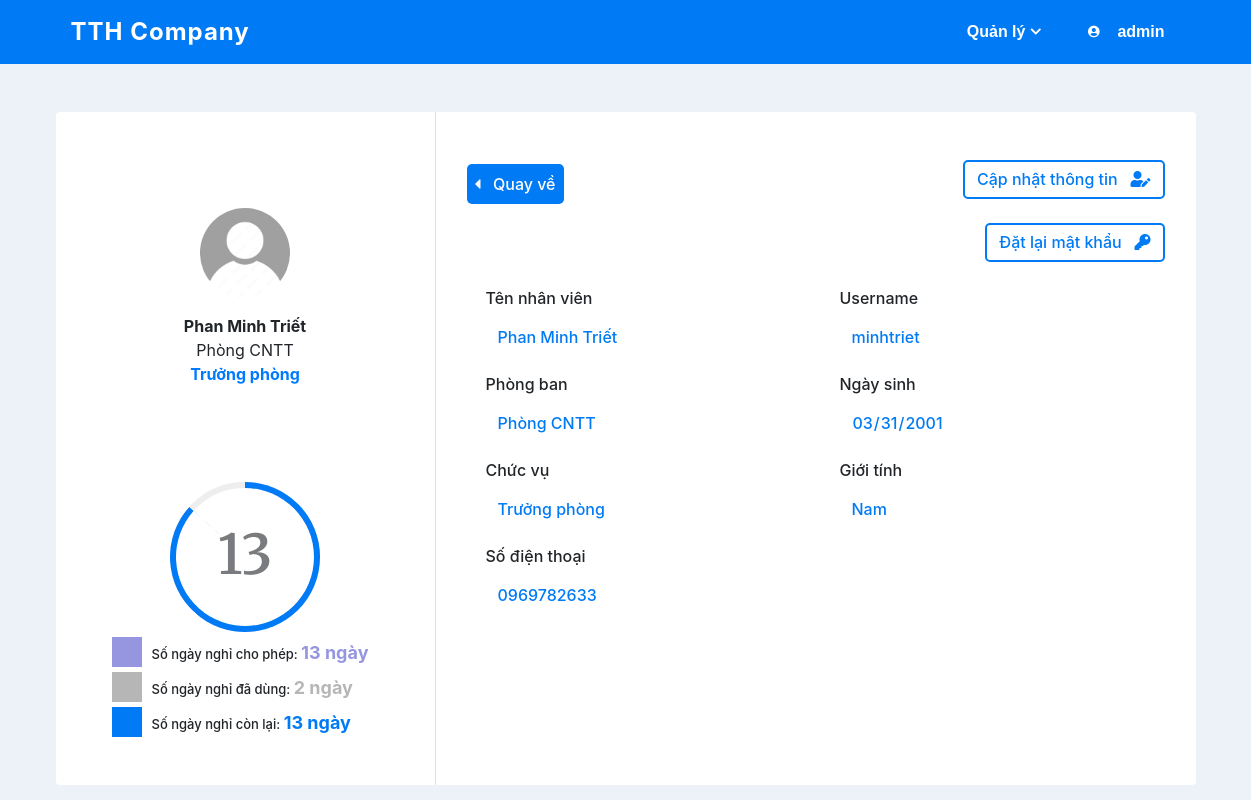
/view/User/UserDetail.php?user_id=2 (signed in), run on the app's committed database.
### tables this page shows
CREATE TABLE `USERS` (
  `user_id` int NOT NULL,
  `user_name` varchar(20) NOT NULL,
  `password` varchar(255) NOT NULL,
  `user_role` varchar(15) NOT NULL,
  `ho_ten` varchar(100) DEFAULT NULL,
  `gioi_tinh` varchar(3) DEFAULT NULL,
  `ngay_sinh` date DEFAULT NULL,
  `sdt` varchar(10) DEFAULT NULL,
  `anh_dai_dien` varchar(255) DEFAULT NULL,
  `active` tinyint(1) DEFAULT '1',
  `so_absence_max` int DEFAULT NULL,
  `phong_ban_id` int DEFAULT NULL,
  `status` int DEFAULT NULL
);

CREATE TABLE `PHONG_BAN` (
  `phong_ban_id` int NOT NULL,
  `ten_phong` varchar(30) NOT NULL,
  `mo_ta` varchar(2550) DEFAULT NULL
);

### www/api/User/UserGet.api.php (called while the page is built, shortened)
<?php
    function _get_user_information($p_user_id){
        $conn = connection();
        $stmt = $conn->prepare("SELECT `USERS`.*, `PHONG_BAN`.* FROM `USERS`, `PHONG_BAN` WHERE `USERS`.`phong_ban_id` = `PHONG_BAN`.`phong_ban_id` and `USERS`.`user_id` = ?");
        $stmt->bind_param("s", $user_id);
        $user_id = $p_user_id;
        $stmt->execute();
        $result = $stmt->get_result();
        $user_info = $result->fetch_assoc();
        return $user_info;
    }
    function _get_day_off_used($p_user_id){
        $conn = connection();
        $stmt = $conn->prepare("CALL _get_current_day_off_used(?)");
        $stmt->bind_param("s", $user_id);
        $stmt->execute();
        $result = $stmt->get_result();
        $day_used = $result->fetch_assoc();
        return $day_used['day_used'];
    }
?>

### www/api/Department/DepartmentGet.api.php (called while the page is built, shortened)
<?php
    function _get_list_departments() {
        $conn = connection();
        $stmt = $conn->prepare("SELECT * FROM `PHONG_BAN` WHERE `ten_phong` != N'Phòng giám đốc' ORDER BY `PHONG_BAN`.`phong_ban_id` asc");
        $stmt->execute();
        $departments = $stmt->get_result();
        return $departments;
    }
?>

### www/view/User/UserDetail.php (the view, shortened to what this page needs)
<!DOCTYPE html>
<html lang="en">
<head>
    <link rel="stylesheet" href="https://maxcdn.bootstrapcdn.com/bootstrap/4.5.2/css/bootstrap.min.css">
    <link rel="stylesheet" href="/style.css">
    <link rel="stylesheet" href="https://maxcdn.bootstrapcdn.com/font-awesome/4.4.0/css/font-awesome.min.css">
    <link rel="stylesheet" href="https://cdnjs.cloudflare.com/ajax/libs/normalize/8.0.1/normalize.min.css">
    <link rel="stylesheet" href="https://cdnjs.cloudflare.com/ajax/libs/font-awesome/5.15.4/css/all.min.css">
</head>
<body>
    <?php
        require_once("../../api/User/UserGet.api.php");
        require_once("../../api/Department/DepartmentGet.api.php");
        $userInfo = _get_user_information($_GET['user_id']);
        $day_used = _get_day_off_used($_GET['user_id']);
    ?>
    <?php
        require("../../view/Common/Header.php");
    ?>
    <div class="body-layout">
        <div class="container">
            <div class="row rounded bg-white mt-5 user-detail">
                <div class="col-md-4 border-right">
                    <div class="d-flex flex-column align-items-center text-center p-3 py-5">
                        <img class="rounded-circle mt-5" src="
                                                        <?php
                                                            if (!empty($userInfo['anh_dai_dien'])) {
                                                                echo ($userInfo['anh_dai_dien']);
                                                            }
                                                            else {
                                                                echo '/images/user_avt/default_avt.jpg';
                                                            }
                                                        ?>" width="90">
                        <span class="font-weight-bold mt-3"><?php echo $userInfo['ho_ten'] ?></span>
                        <span><?php echo $userInfo['ten_phong'] ?></span>
                        <span class="text-primary font-weight-bold"><?php if($userInfo['status'] == 0){echo "Nhân viên";}else{echo "Trưởng phòng";} ?></span>
                    </div>
                    <div class="d-flex flex-column align-items-center text-center p-3 py-5">
                        <div class="progress mx-auto" data-value='<?php echo ($userInfo['so_absence_max'] - $day_used)/$userInfo['so_absence_max']*100; ?>'>
                            <span class="progress-left">
                                            <span class="progress-bar border-primary"></span>
                            </span>
                            <span class="progress-right">
                                            <span class="progress-bar border-primary"></span>
                            </span>
                            <div class="progress-value w-100 h-100 rounded-circle d-flex align-items-center justify-content-center">
                                <div class="total-day"><?php echo $userInfo['so_absence_max'] - $day_used; ?><sup class="small"><i></i></sup></div>
                            </div>
                        </div>
                        <div class="document-block">
                            <div class="date-bank">
                                <span></span>
                                <span>Số ngày nghỉ cho phép: <span class="text-value"><?php echo $userInfo['so_absence_max'] - $day_used; ?> ngày</span></span>
                            </div>
                            <div class="date-used">
                                <span></span>
                                <span>Số ngày nghỉ đã dùng: <span class="text-value"><?php echo $day_used; ?> ngày</span></span>
                            </div>
                            <div class="date-remaining">
                                <span></span>
                                <span>Số ngày nghỉ còn lại: <span class="text-value"><?php echo $userInfo['so_absence_max'] - $day_used; ?> ngày</span></span>
                            </div>
                        </div>
                    </div>
                </div>
                <div class="col-md-8">
                    <div class="p-3 py-5">
                        <div class="d-flex justify-content-between align-items-center mb-3">
                            <div class="d-flex flex-row align-items-center">
                                <div href="/view/User/UserDetail.php" class="p-2" id="prev-link">
                                    <i class="fas fa-caret-left mr-2"></i>
                                    <h6>Quay về</h6>
                                </div>
                            </div>
                            <h6 class="text-right primary-text user-edit-btn" id="edit-mode-btn" value="<?php echo $userInfo['user_id'] ?>">Cập nhật thông tin &nbsp; <i class="fas fa-user-edit"></i></h6>
                        </div>
                        <div class="d-flex justify-content-end align-items-center mb-3">
                            <h6 class="text-right primary-text user-edit-btn" id="reset-mode-btn" data-toggle="modal" data-target="#userResetModal">Đặt lại mật khẩu &nbsp; <i class="fas fa-key"></i></h6>
                        </div>
                        <form class="user-detail-form" id="user_update_form">
                            <div class="form-row">
                                <div class="form-group col-md-6 px-4">
                                    <label for="user-name-info">Tên nhân viên</label>
                                    <input type="text" class="form-control" id="ho_ten" value="<?php echo $userInfo['ho_ten'] ?>" default="<?php echo $userInfo['ho_ten'] ?>" name="ho_ten" readonly>
                                </div>
                                <div class="form-group col-md-6 px-4">
                                    <label for="user-username-info">Username</label>
                                    <input type="text" class="form-control" id="user_name" value="<?php echo $userInfo['user_name'] ?>" default="<?php echo $userInfo['user_name'] ?>" name="user_name" readonly>
                                </div>
                                <div class="form-group col-md-6 px-4">
                                    <label for="user-department-info">Phòng ban</label>
                                    <select class="custom-select" id="phong_ban_id" default="<?php echo $userInfo['phong_ban_id'] ?>" name="phong_ban_id" disabled>
                                        <?php
                                            $departments = _get_list_departments();
                                            if ($departments->num_rows > 0) {
                                                while ($department =  $departments->fetch_assoc()) {
                                        ?>
                                                <option <?php echo "value = '".$department['phong_ban_id']."'"; if($department['phong_ban_id'] == $userInfo['phong_ban_id']){ echo "selected";} ?> ><?php echo $department["ten_phong"] ?></option>
                                        <?php
                                                }
                                            }else{}
                                        ?>
                                    </select>
                                </div>
                                <div class="form-group col-md-6 px-4">
                                    <label for="user-status">Ngày sinh</label>
                                    <input type="date" class="form-control" id="ngay_sinh" name="ngay_sinh" default="<?php echo $userInfo['ngay_sinh'] ?>" value="<?php echo $userInfo['ngay_sinh'] ?>" readonly>
                                </div>
                                <div class="form-group col-md-6 px-4">
                                    <label for="user-birthday-info">Chức vụ</label>
                                    <select class="custom-select" id="status" default="<?php echo $userInfo['status'] ?>" name="status" disabled>
                                        <option value="1" <?php if(1 == $userInfo['status']){ echo "selected";} ?> >Trưởng phòng</option>
                                    </select>
                                </div>
                                <div class="form-group col-md-6 px-4">
                                    <label for="user-gender-info">Giới tính</label>
                                    <select class="custom-select" id="gioi_tinh" default="<?php echo $userInfo['gioi_tinh'] ?>" name="gioi_tinh" disabled>
                                        <option value="Nam" <?php if('Nam' == $userInfo['gioi_tinh']){ echo "selected";} ?>>Nam</option>
                                    </select>
                                </div>
                                <div class="form-group col-md-6 px-4">
                                    <label for="user-number-info">Số điện thoại</label>
                                    <input type="text" class="form-control" id="sdt" name="sdt" default="<?php echo $userInfo['sdt'] ?>" value="<?php echo $userInfo['sdt'] ?>" readonly>
                                </div>
                            </div>
                        </div>
                    </div>
                </div>
            </div>
        </div>
</body>
</html>

### www/style.css (style rules this page uses)
:root { --bg-color: rgb(237, 242, 249); --grey-color: #b6b6b6; --blue-color: hsl(210, 100%, 48%); --blue-sub-color: hsl(210, 100%, 68%); --black-color: rgba(0, 0, 0, 0.85); --green-color: rgb(40, 167, 69); --red-color: #F90716; --warning-color: rgb(238, 92, 34); --in-progress-color: rgb(28, 214, 59); --task-detail-text: #42526e; --task-name-color: #1e3055; --sub-purple-colr: #9595e0; }
body { overflow-x: hidden; background: var(--bg-color); }
.body-layout { display: flex; width: 100%; padding: 0 !important; margin: 0 !important; overflow-x: hidden; background: var(--bg-color); }
.user-detail label { font-weight: 500; }
#prev-link { background-color: var(--blue-color); color: #fff; cursor: pointer; border-radius: 5px; }
#prev-link i, #prev-link h6 { display: inline; }
.form-control:disabled, .form-control[readonly] { background-color: transparent; opacity: 1; color: var(--blue-color); font-weight: 500; border: none; outline: none; }
.custom-select:disabled { background-color: transparent; color: var(--blue-color); opacity: 1; font-weight: 500; border: none; outline: none; appearance: none; background: none !important; }
.primary-text { color: var(--blue-color); font-weight: 500; }
.user-edit-btn { border: 2px solid var(--blue-color); padding: 8px 12px; border-radius: 5px; cursor: pointer; transition: 0.5s; }
.progress { width: 150px; height: 150px; background: none; position: relative; }
.progress::after { content: ""; width: 100%; height: 100%; border-radius: 50%; border: 6px solid #eee; position: absolute; top: 0; left: 0; }
.progress>span { width: 50%; height: 100%; overflow: hidden; position: absolute; top: 0; z-index: 1; }
.progress .progress-left { left: 0; }
.progress .progress-bar { width: 100%; height: 100%; background: none; border-width: 6px; border-style: solid; position: absolute; top: 0; }
.progress .progress-left .progress-bar { left: 100%; border-top-right-radius: 80px; border-bottom-right-radius: 80px; border-left: 0; -webkit-transform-origin: center left; transform-origin: center left; }
.border-primary { border-color: var(--blue-color) !important; }
.progress .progress-right { right: 0; }
.progress .progress-right .progress-bar { left: -100%; border-top-left-radius: 80px; border-bottom-left-radius: 80px; border-right: 0; -webkit-transform-origin: center right; transform-origin: center right; }
.progress .progress-value { position: absolute; top: 0; left: 0; }
.progress .progress-value .total-day { opacity: 0.6; font-size: 55px; font-weight: 600; font-family: 'Merriweather', serif; }
.document-block > div { width: 100%; display: flex; align-items: center; margin-top: 5px; }
.document-block > div > span { float: left; margin-right: 10px; font-size: 13px; font-weight: 500; }
.document-block > div > span:nth-child(1) { display: block; width: 30px; height: 30px; }
.document-block > div.date-remaining > span:nth-child(1) { background: var(--blue-color); }
.document-block > div.date-used > span:nth-child(1) { background: var(--grey-color); }
.document-block > div.date-bank > span:nth-child(1) { background: var(--sub-purple-colr); }
.document-block > div .text-value { font-size: 18px; font-weight: 700; }
.document-block > div.date-remaining .text-value { color: var(--blue-color); }
.document-block > div.date-used .text-value { color: var(--grey-color); }
.document-block > div.date-bank .text-value { color: var(--sub-purple-colr); }

### data on the page
users: ho_ten "Phan Minh Triết", phong_ban.ten_phong "Phòng CNTT", user_name "minhtriet", ngay_sinh "03/31/2001", status "Trưởng phòng", gioi_tinh "Nam", sdt "0969782633"

### other printed values
$_SESSION["username"] "admin"
$userInfo['so_absence_max'] - $day_used "13"
$day_used "2"
form field phong_ban_id "Phòng CNTT"
